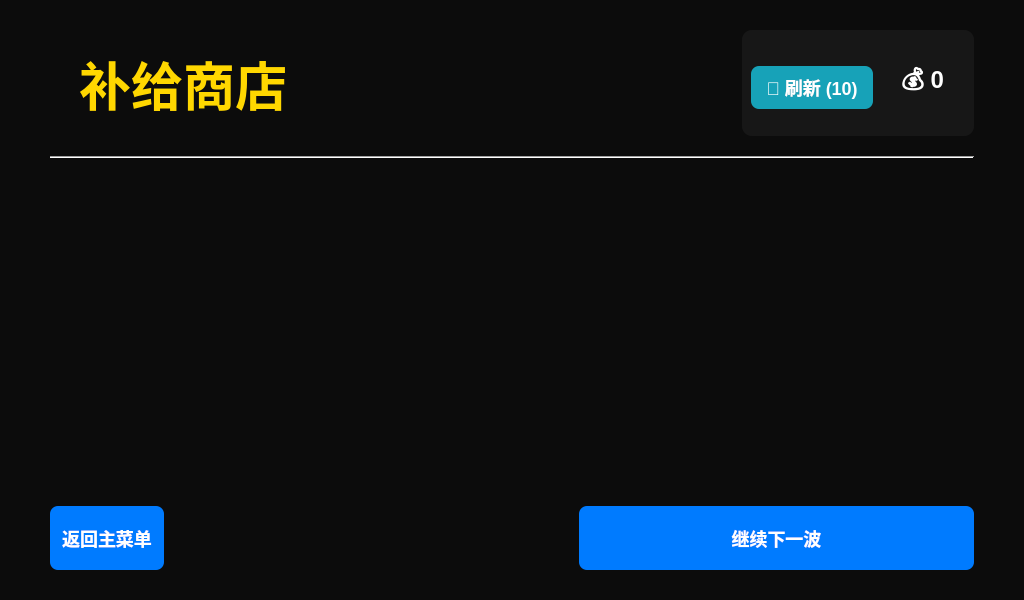
<?xml version="1.0" encoding="UTF-8"?>
<ui version="4.0">
 <class>Shop</class>
 <widget class="QWidget" name="Shop">
  <property name="geometry">
   <rect>
    <x>0</x>
    <y>0</y>
    <width>1024</width>
    <height>600</height>
   </rect>
  </property>
  <property name="windowTitle">
   <string>商店</string>
  </property>
  <property name="styleSheet">
   <string notr="true">/* --- 全局背景，类似暂停菜单 --- */
QWidget#Shop {
    background-color: rgba(0, 0, 0, 200); /* 增加不透明度 */
}

/* --- 标题 --- */
QLabel#titleLabel {
    font-size: 52px;
    font-weight: bold;
    color: #FFD700;
    padding: 15px;
}

/* --- 刷新和金币区域 --- */
#topBarContainer {
    background-color: rgba(255, 255, 255, 0.05);
    border-radius: 10px;
    padding: 5px;
}
QLabel#coinLabel {
    font-size: 24px;
    font-weight: bold;
    color: white;
    padding: 8px 15px;
}

/* --- 商品卡片 --- */
QWidget#itemCard {
    background-color: rgba(30, 30, 30, 230); /* 使用暂停菜单的面板颜色 */
    border: 1px solid rgba(80, 80, 80, 200);
    border-radius: 15px;
    padding: 20px;
}

/* --- 字体增大 --- */
QLabel#itemName {
    font-size: 22px; /* 增大 */
    font-weight: bold;
    color: white;
}
QLabel#itemDesc {
    font-size: 16px; /* 增大 */
    color: #B0B0B0;
}

/* --- 按钮样式 --- */
QPushButton {
    font-size: 18px; /* 增大 */
    font-weight: bold;
    color: white;
    background-color: #28a745;
    border: none;
    border-radius: 8px;
    padding: 12px;
    margin-top: 10px;
}
QPushButton:hover {
    background-color: #218838;
}
QPushButton:disabled {
    background-color: #5A5A5A;
    color: #999;
}
QPushButton#refreshButton {
    background-color: #17a2b8; /* 刷新按钮用青色 */
    padding: 8px 15px;
}
QPushButton#refreshButton:hover {
    background-color: #138496;
}
QPushButton#continueButton, QPushButton#backToMenuButton {
    background-color: #007bff;
    min-height: 40px;
}
QPushButton#continueButton:hover, QPushButton#backToMenuButton:hover {
    background-color: #0069d9;
}
</string>
  </property>
  <layout class="QVBoxLayout" name="mainLayout" stretch="0,0,1,0">
   <property name="spacing">
    <number>20</number>
   </property>
   <property name="leftMargin">
    <number>50</number>
   </property>
   <property name="topMargin">
    <number>30</number>
   </property>
   <property name="rightMargin">
    <number>50</number>
   </property>
   <property name="bottomMargin">
    <number>30</number>
   </property>
   <item>
    <layout class="QHBoxLayout" name="topBarLayout">
     <item>
      <widget class="QLabel" name="titleLabel">
       <property name="text">
        <string>补给商店</string>
       </property>
      </widget>
     </item>
     <item>
      <spacer name="horizontalSpacer">
       <property name="orientation">
        <enum>Qt::Horizontal</enum>
       </property>
       <property name="sizeHint" stdset="0">
        <size>
         <width>40</width>
         <height>20</height>
        </size>
       </property>
      </spacer>
     </item>
     <item>
      <widget class="QWidget" name="topBarContainer" native="true">
       <layout class="QHBoxLayout" name="horizontalLayout">
        <item>
         <widget class="QPushButton" name="refreshButton">
          <property name="toolTip">
           <string>花费10金币刷新商品</string>
          </property>
          <property name="text">
           <string>🔄 刷新 (10)</string>
          </property>
         </widget>
        </item>
        <item>
         <widget class="QLabel" name="coinLabel">
          <property name="text">
           <string>💰 0</string>
          </property>
          <property name="alignment">
           <set>Qt::AlignRight|Qt::AlignTrailing|Qt::AlignVCenter</set>
          </property>
         </widget>
        </item>
       </layout>
      </widget>
     </item>
    </layout>
   </item>
   <item>
    <widget class="Line" name="line">
     <property name="orientation">
      <enum>Qt::Horizontal</enum>
     </property>
    </widget>
   </item>
   <item>
    <widget class="QWidget" name="itemsGridContainer" native="true">
     <layout class="QGridLayout" name="gridLayout">
      <property name="spacing">
       <number>25</number>
      </property>
     </layout>
    </widget>
   </item>
   <item>
    <layout class="QHBoxLayout" name="bottomButtonLayout">
     <property name="spacing">
      <number>20</number>
     </property>
     <item>
      <widget class="QPushButton" name="backToMenuButton">
       <property name="text">
        <string>返回主菜单</string>
       </property>
      </widget>
     </item>
     <item>
      <spacer name="horizontalSpacer_2">
       <property name="orientation">
        <enum>Qt::Horizontal</enum>
       </property>
       <property name="sizeHint" stdset="0">
        <size>
         <width>40</width>
         <height>20</height>
        </size>
       </property>
      </spacer>
     </item>
     <item>
      <widget class="QPushButton" name="continueButton">
       <property name="sizePolicy">
        <sizepolicy hsizetype="MinimumExpanding" vsizetype="Fixed">
         <horstretch>0</horstretch>
         <verstretch>0</verstretch>
        </sizepolicy>
       </property>
       <property name="text">
        <string>继续下一波</string>
       </property>
      </widget>
     </item>
    </layout>
   </item>
  </layout>
 </widget>
 <resources/>
 <connections/>
</ui>
